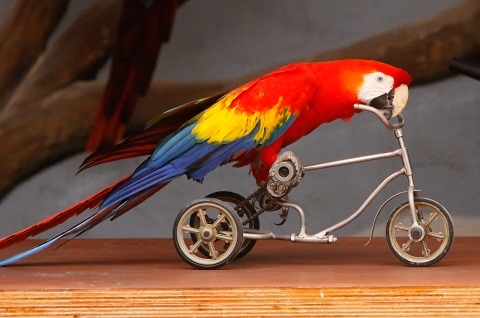
#> input picture input.jpg, 480 x 318 px
$ python 'Mirror Images.py'   (Python 2 division)
#> lines starting #> are read from the running program, lines starting #| are printed output that depends on the picture
# Author Kavya S, Bhargav K
# Email kavyareddy357@gmail.com, bhargav.gamit@gmail.com
# Mirroring Image

from PIL import Image
i = Image.open("input.jpg")
#> i is the input picture: PIL image 480x318 RGB; mean R, G, B 118.7, 80.9, 63.5

#pixel data is stored in pixels in form of two dimensional array
pixels = i.load()
width, height = i.size
#> width = 480; height = 318
j=Image.new(i.mode,i.size)
#> j: PIL image 480x318 RGB; every value is 0

print "1 Mirror along X and Y axis"
print "2 Mirror along Y axis"
print "3 Mirror along X axis"

option=input('Enter your choice: ')
#> the answer given: 1
if option == 1:
    widthmodifier=width-1
    heightmodifier=height-1
elif option == 2:
    widthmodifier=0
    heightmodifier=height-1
else:
    widthmodifier=width-1
#> widthmodifier = 479
    heightmodifier=0

for image_width_iterator in range(width):
    for image_height_iterator in range(height):
        cpixel = pixels[image_width_iterator,image_height_iterator]
        j.putpixel((abs(widthmodifier-image_width_iterator),abs(heightmodifier-image_height_iterator)),(cpixel))
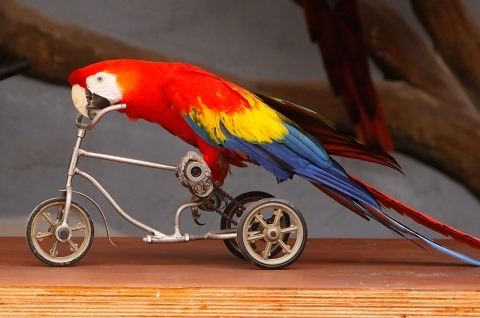
#> j: PIL image 480x318 RGB; mean R, G, B 118.7, 80.9, 63.5
j.save('output.png')
